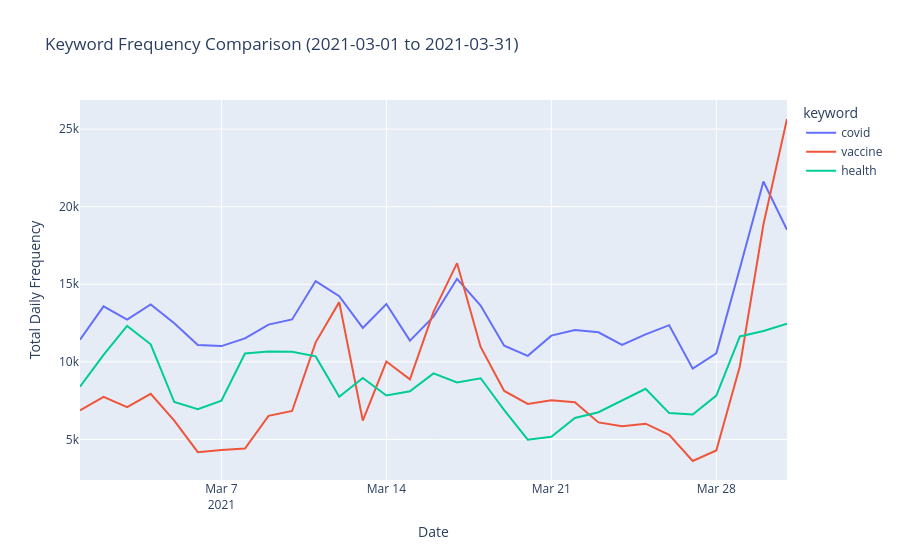

Write notebook code for a chart like this one.
### Markdown cell above
## Word Frequency Comparison Plot

This section demonstrates the use of `plot_keyword_frequencies_comparison` to visualize and compare the daily frequencies of multiple keywords over a specified time period.

### What does this plot show?

The comparison plot allows you to see how the usage of different words or phrases changes over time in the Australian Twittersphere dataset. You can use either the 1-grams (single words) or 3-grams (three-word phrases) datasets as input, depending on whether you want to compare individual words or common phrases.

#### Why compare word or phrase frequencies?

- **Trend Analysis:** Comparing keywords helps you identify which topics are rising or falling in popularity, and spot correlations or divergences between them.
- **Event Detection:** Sudden spikes in certain words or phrases may indicate major events, news, or viral discussions.
- **Contextual Insights:** Using 3-grams lets you focus on specific expressions or slogans, providing richer context than single words.
- **Customizable Focus:** By changing the list of keywords or phrases, you can tailor the analysis to your research interests (e.g., health, politics, social movements).

#### How do arguments affect the plot?

- **Dataset Choice (1-grams vs 3-grams):**
    - Using 1-grams focuses on individual word usage.
    - Using 3-grams highlights phrase-level trends, which can reveal more specific topics or memes.
- **Keywords/Phrases List:**
    - The words or phrases you choose determine what is compared. Pick terms relevant to your research question.
- **Date Range:**
    - Adjusting the start and end dates lets you zoom in on particular periods (e.g., during an election, pandemic, or other events).

#### Example Use Cases

- Compare health-related terms (e.g., 'covid', 'vaccine', 'health') to see how public conversation shifts.
- Track the popularity of political slogans or hashtags using 3-grams.
- Analyze the impact of major news stories by comparing relevant keywords before, during, and after the event.

#### Example usage:

```python
keywords_to_compare = ['covid', 'vaccine', 'health']
explore.plot_keyword_frequencies_comparison(one_grams, keywords_to_compare, '2021-03-01', '2021-03-31')

# For 3-grams:
# keywords_for_trigrams = ['new year', 'covid case', 'prime minister']
# explore.plot_keyword_frequencies_comparison(three_grams, keywords_for_trigrams, '2022-01-01', '2022-01-07')
```

By adjusting the dataset, keywords, and date range, you can explore a wide variety of trends and patterns in Twitter conversations.

### Code cell
# Define a list of keywords and a date range for comparison
keywords_to_compare = ['covid', 'vaccine', 'health'] # Example keywords
start_date_compare = '2021-03-01'
end_date_compare = '2021-03-31'

# Plot for 1-grams
explore.plot_keyword_frequencies_comparison(one_grams, keywords_to_compare, start_date_compare, end_date_compare)

# Example for 3-grams (adjust keywords as needed for meaningful comparison with trigrams)
# keywords_for_trigrams = ['new year', 'covid case', 'prime minister'] 
# explore.plot_keyword_frequencies_comparison(three_grams, keywords_for_trigrams, '2022-01-01', '2022-01-07')

### Figure 1 — Plotly figure (JSON) as saved in the notebook; plotly's stock layout.template omitted (floating-point values rounded to 4 significant figures)
{"data": [{"hovertemplate": "keyword=covid<br>Date=%{x}<br>Total Daily Frequency=%{y}<extra></extra>", "legendgroup": "covid", "line": {"color": "#636efa", "dash": "solid"}, "marker": {"symbol": "circle"}, "mode": "lines", "name": "covid", "orientation": "v", "showlegend": true, "type": "scatter", "x": ["2021-03-01T00:00:00.000000", "2021-03-02T00:00:00.000000", "2021-03-03T00:00:00.000000", "2021-03-04T00:00:00.000000", "2021-03-05T00:00:00.000000", "2021-03-06T00:00:00.000000", "2021-03-07T00:00:00.000000", "2021-03-08T00:00:00.000000", "2021-03-09T00:00:00.000000", "2021-03-10T00:00:00.000000", "2021-03-11T00:00:00.000000", "2021-03-12T00:00:00.000000", "2021-03-13T00:00:00.000000", "2021-03-14T00:00:00.000000", "2021-03-15T00:00:00.000000", "2021-03-16T00:00:00.000000", "2021-03-17T00:00:00.000000", "2021-03-18T00:00:00.000000", "2021-03-19T00:00:00.000000", "2021-03-20T00:00:00.000000", "2021-03-21T00:00:00.000000", "2021-03-22T00:00:00.000000", "2021-03-23T00:00:00.000000", "2021-03-24T00:00:00.000000", "2021-03-25T00:00:00.000000", "2021-03-26T00:00:00.000000", "2021-03-27T00:00:00.000000", "2021-03-28T00:00:00.000000", "2021-03-29T00:00:00.000000", "2021-03-30T00:00:00.000000", "2021-03-31T00:00:00.000000"], "xaxis": "x", "y": [11422, 13571, 12722, 13701, 12488, 11088, 11013, 11509, 12399, 12733, 15205, 14235, 12185, 13728, 11366, 12916, 15349, 13631, 11034, 10387, 11689, 12046, 11902, 11084, 11768, 12364, 9561, 10550, 16031, 21624, 18513], "yaxis": "y"}, {"hovertemplate": "keyword=vaccine<br>Date=%{x}<br>Total Daily Frequency=%{y}<extra></extra>", "legendgroup": "vaccine", "line": {"color": "#EF553B", "dash": "solid"}, "marker": {"symbol": "circle"}, "mode": "lines", "name": "vaccine", "orientation": "v", "showlegend": true, "type": "scatter", "x": ["2021-03-01T00:00:00.000000", "2021-03-02T00:00:00.000000", "2021-03-03T00:00:00.000000", "2021-03-04T00:00:00.000000", "2021-03-05T00:00:00.000000", "2021-03-06T00:00:00.000000", "2021-03-07T00:00:00.000000", "2021-03-08T00:00:00.000000", "2021-03-09T00:00:00.000000", "2021-03-10T00:00:00.000000", "2021-03-11T00:00:00.000000", "2021-03-12T00:00:00.000000", "2021-03-13T00:00:00.000000", "2021-03-14T00:00:00.000000", "2021-03-15T00:00:00.000000", "2021-03-16T00:00:00.000000", "2021-03-17T00:00:00.000000", "2021-03-18T00:00:00.000000", "2021-03-19T00:00:00.000000", "2021-03-20T00:00:00.000000", "2021-03-21T00:00:00.000000", "2021-03-22T00:00:00.000000", "2021-03-23T00:00:00.000000", "2021-03-24T00:00:00.000000", "2021-03-25T00:00:00.000000", "2021-03-26T00:00:00.000000", "2021-03-27T00:00:00.000000", "2021-03-28T00:00:00.000000", "2021-03-29T00:00:00.000000", "2021-03-30T00:00:00.000000", "2021-03-31T00:00:00.000000"], "xaxis": "x", "y": [6873, 7738, 7081, 7936, 6215, 4173, 4310, 4408, 6520, 6832, 11257, 13848, 6217, 10019, 8866, 13224, 16359, 10960, 8120, 7285, 7524, 7392, 6095, 5841, 6013, 5289, 3607, 4289, 9713, 18848, 25652], "yaxis": "y"}, {"hovertemplate": "keyword=health<br>Date=%{x}<br>Total Daily Frequency=%{y}<extra></extra>", "legendgroup": "health", "line": {"color": "#00cc96", "dash": "solid"}, "marker": {"symbol": "circle"}, "mode": "lines", "name": "health", "orientation": "v", "showlegend": true, "type": "scatter", "x": ["2021-03-01T00:00:00.000000", "2021-03-02T00:00:00.000000", "2021-03-03T00:00:00.000000", "2021-03-04T00:00:00.000000", "2021-03-05T00:00:00.000000", "2021-03-06T00:00:00.000000", "2021-03-07T00:00:00.000000", "2021-03-08T00:00:00.000000", "2021-03-09T00:00:00.000000", "2021-03-10T00:00:00.000000", "2021-03-11T00:00:00.000000", "2021-03-12T00:00:00.000000", "2021-03-13T00:00:00.000000", "2021-03-14T00:00:00.000000", "2021-03-15T00:00:00.000000", "2021-03-16T00:00:00.000000", "2021-03-17T00:00:00.000000", "2021-03-18T00:00:00.000000", "2021-03-19T00:00:00.000000", "2021-03-20T00:00:00.000000", "2021-03-21T00:00:00.000000", "2021-03-22T00:00:00.000000", "2021-03-23T00:00:00.000000", "2021-03-24T00:00:00.000000", "2021-03-25T00:00:00.000000", "2021-03-26T00:00:00.000000", "2021-03-27T00:00:00.000000", "2021-03-28T00:00:00.000000", "2021-03-29T00:00:00.000000", "2021-03-30T00:00:00.000000", "2021-03-31T00:00:00.000000"], "xaxis": "x", "y": [8392, 10447, 12312, 11130, 7409, 6948, 7488, 10539, 10667, 10652, 10351, 7746, 8964, 7828, 8097, 9257, 8674, 8943, 6884, 4981, 5166, 6376, 6750, 7481, 8261, 6693, 6600, 7824, 11635, 11984, 12454], "yaxis": "y"}], "layout": {"legend": {"title": {"text": "keyword"}, "tracegroupgap": 0}, "title": {"text": "Keyword Frequency Comparison (2021-03-01 to 2021-03-31)"}, "xaxis": {"anchor": "y", "domain": [0, 1], "title": {"text": "Date"}}, "yaxis": {"anchor": "x", "domain": [0, 1], "title": {"text": "Total Daily Frequency"}}}}
